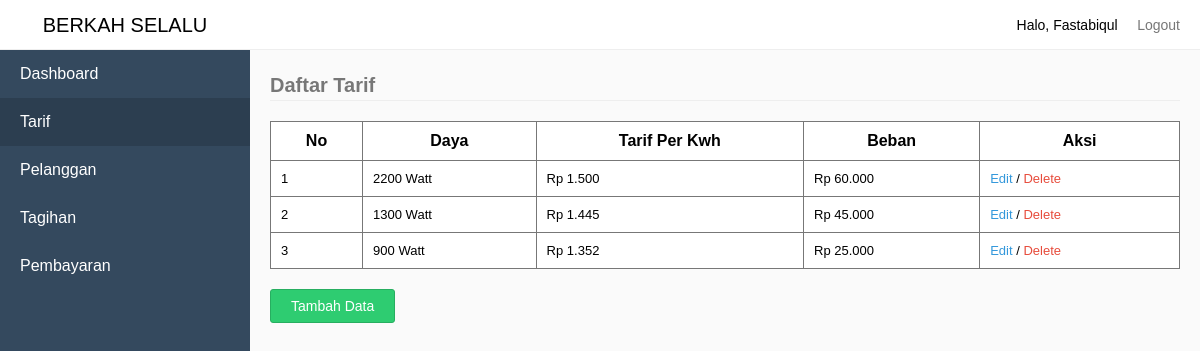
The app's page /index.php?pages=tarif (signed in) with its own data.
### tables this page shows
CREATE TABLE `tb_tarif` (
  `KodeTarif` int(11) NOT NULL,
  `Daya` varchar(50) NOT NULL,
  `TarifPerKwh` double(50,0) NOT NULL,
  `Beban` double(50,0) NOT NULL
);

### sources/tarif.php (the view, shortened to what this page needs)
<?php
	require_once "sources/HeaderFooter/header.php";
	$selectTarif = mysqli_query($connect, "SELECT * FROM tb_tarif ORDER BY KodeTarif DESC");
	if(mysqli_num_rows($selectTarif) > 0) {
?>
<legend>Daftar Tarif</legend>
<table>
	<tr>
		<th>No</th>
		<th>Daya</th>
		<th>Tarif Per Kwh</th>
		<th>Beban</th>
		<th>Aksi</th>
	</tr>
	<?php
		$No = 1;
		while($tarif = mysqli_fetch_assoc($selectTarif)) {
			$msg = "Apakah anda yakin ingin menghapus tarif dengan Daya ".$tarif['Daya']." Watt / Rp ".number_format($tarif['TarifPerKwh'], 0, '', '.');
	?>
	<tr>
		<td><?php echo $No; ?></td>
		<td><?php echo $tarif['Daya']; ?> Watt</td>
		<td><?php echo "Rp ".number_format($tarif['TarifPerKwh'], 0, '', '.'); ?></td>
		<td><?php echo "Rp ".number_format($tarif['Beban'], 0, '', '.'); ?></td>
		<td><a href="index.php?pages=edittarif&KodeTarif=<?php echo $tarif['KodeTarif']; ?>">Edit</a> / <a href="index.php?process=deletetarif&KodeTarif=<?php echo $tarif['KodeTarif']; ?>" onclick="return deleteAlert('<?php echo $msg; ?>')">Delete</a></td>
	</tr>
	<?php
			$No++;
		}
	?>
</table>
<a href="index.php?pages=inputtarif" class="button-group">
	<button type="button" class="btn btn-success">Tambah Data</button>
</a>
<?php
	} else {
		echo "Data Tarif Tidak ada";
	}
	require_once "sources/HeaderFooter/footer.php";

### sources/HeaderFooter/header.php (shortened to what this page needs)
<!DOCTYPE html>
<html>
<head>
	<link rel="stylesheet" type="text/css" href="assets/style.css">
</head>
<body>
	<div class="navbar">
		<div class="pull-right">
			<li class="loggedAs">Halo, <?php echo $data['NamaLengkap']; ?></li>
			<li><a href="index.php?process=logout">Logout</a></li>
		</div>
	</div>
	<div class="sidebar">
		<li class="brand">
			<a href="">BERKAH SELALU</a>
		</li>
		<?php
			if($data['Level'] == "Pelanggan") {
		?>
		<li><a href="index.php?pages=home-pelanggan">Dashboard</a></li>
		<li><a href="index.php?pages=tagihan" <?php echo $_GET['pages'] == "tagihan" ? 'class="active"': ''; ?>>Tagihan</a></li>
		<li><a href="index.php?pages=pembayaran" <?php echo $_GET['pages'] == "pembayaran" ? 'class="active"': ''; ?>>Pembayaran</a></li>
		<?php
			} else {
		?>
		<li><a href="index.php?pages=home-admin">Dashboard</a></li>
		<li><a href="index.php?pages=tarif" <?php echo $_GET['pages'] == "tarif" ? 'class="active"': ''; ?>>Tarif</a></li>
		<li><a href="index.php?pages=pelanggan" <?php echo $_GET['pages'] == "pelanggan" ? 'class="active"': ''; ?>>Pelanggan</a></li>
		<li><a href="index.php?pages=tagihan" <?php echo $_GET['pages'] == "tagihan" ? 'class="active"': ''; ?>>Tagihan</a></li>
		<li><a href="index.php?pages=pembayaran" <?php echo $_GET['pages'] == "pembayaran" ? 'class="active"': ''; ?>>Pembayaran</a></li>
		<?php
			}
		?>
	</div>
	<div class="content">

### assets/style.css (style rules this page uses)
* { padding:0; margin:0; box-sizing: border-box; font-family: sans-serif; }
legend { border-bottom: 1px solid #eee; line-height: 30px; margin-bottom: 20px; font-size: 20px; font-weight: bold; color: #777; }
body { background-color: #fafafa; }
li { list-style: none; }
table { border-collapse: collapse; border: 1px solid #777; width:100%; background-color: #fff; margin-bottom: 20px; }
table td { font-size: 13px; }
table tr > td:last-child a { text-decoration: none; }
table tr > td:last-child a:last-child { color: #E74C3C; }
table tr > td:last-child a:first-child { color: #3498DB; }
table td, th { border: 1px solid #777; padding: 10px; }
.navbar { height: 50px; background-color: #fff; border-bottom: 1px solid #eee; line-height: 50px; padding:0 20px; position: fixed; width:100%; top:0; z-index: 1; }
.navbar li { display: inline-block; }
.navbar .loggedAs { font-size: 14px; display: inline-block; }
.navbar li > a { padding-left:15px; text-decoration: none; color: #777; font-size: 14px; }
.pull-right { float:right; }
.sidebar { background-color: #34495E; width:250px; height:100%; position: fixed; top:0; left:0; z-index:2; }
.sidebar .brand { height:50px; background-color: #fff; border-bottom: 1px solid #eee; line-height: 20px; text-align: center; font-size: 20px; }
.sidebar .brand a { padding: 15px 20px; display: block; color: #000; text-decoration: none; }
.sidebar li:not(.brand) > a { padding: 15px 20px; display: block; color: #fff; text-decoration: none; }
.sidebar li:not(.brand) > a:hover, .sidebar li:not(.brand) > a.active { padding: 15px 20px; display: block; color: #fff; text-decoration: none; background-color: #2C3E50; }
div.content { margin-left:270px; margin-top: 70px; margin-right:20px; }
.btn { background-color: #fff; border: 1px solid #eee; padding: 8px 20px; border-radius:3px; cursor: pointer; font-size: 14px; }
.btn-success { background-color: #2ECC71; border: 1px solid #27AE60; color: #fff; }
.button-group { text-decoration: none; }

### records on screen
tb_tarif: Daya "2200", TarifPerKwh "1.500", Beban "60.000"
tb_tarif: Daya "1300", TarifPerKwh "1.445", Beban "45.000"
tb_tarif: Daya "900", TarifPerKwh "1.352", Beban "25.000"

### other values on screen
$data['NamaLengkap'] "Fastabiqul"
